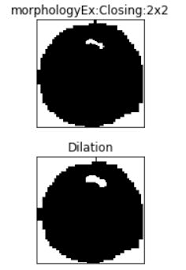
#> input picture C33P1thinF_IMG_20150619_114756a_cell_182.png, 186 x 270 px, found by its file name
$ python 'Ex-8(B).py'
#> lines starting #> are read from the running program, lines starting #| are printed output that depends on the picture; after the words box and inside, x2 and y2 are one past the last pixel; in counts of white or black regions, pixels touching at a corner belong together
import numpy as np
import cv2
from matplotlib import pyplot as plt

img = cv2.imread('C:/Users/Sumanth/Desktop/Deep Learning/C33P1thinF_IMG_20150619_114756a_cell_182.png')
#> img is the input picture: shape (270, 186, 3); min 0, max 255, mean 163.1

b, g, r = cv2.split(img)
rgb_img = cv2.merge([r, g, b])

gray = cv2.cvtColor(img, cv2.COLOR_BGR2GRAY)

ret, thresh = cv2.threshold(gray, 0, 255, cv2.THRESH_BINARY_INV + cv2.THRESH_OTSU)
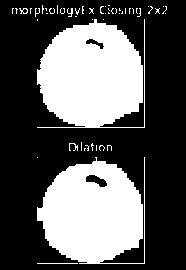
#> thresh: shape (270, 186); 35.4% white; 53 white regions (47 under 20 px), largest, box (x1, y1, x2, y2) and area: (37, 19, 145, 128) 8951, (37, 157, 145, 264) 8354, (37, 263, 78, 264) 41, (69, 143, 78, 151) 31, (19, 8, 28, 14) 27, (67, 8, 73, 17) 26
#> ret = 121

kernel = np.ones((2, 2), np.uint8)
closing = cv2.morphologyEx(thresh, cv2.MORPH_CLOSE, kernel, iterations=2)
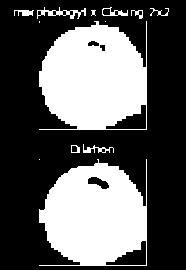
#> closing: shape (270, 186); 36.1% white; 13 white regions (4 under 20 px), largest, box (x1, y1, x2, y2) and area: (39, 21, 147, 130) 9021, (39, 159, 147, 266) 8445, (37, 7, 86, 19) 211

sure_bg = cv2.dilate(closing, kernel, iterations=3)
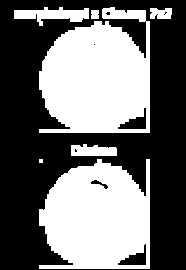
#> sure_bg: shape (270, 186); 43.4% white; 7 white regions (1 under 20 px), largest, box (x1, y1, x2, y2) and area: (39, 7, 150, 133) 10634, (39, 159, 150, 269) 9642, (14, 7, 89, 26) 769, (71, 144, 117, 156) 447, (150, 8, 172, 19) 208, (91, 10, 99, 19) 70

plt.subplot(211), plt.imshow(closing, 'gray')
plt.title("morphologyEx: Closing: 2x2"), plt.xticks([]), plt.yticks([])

plt.subplot(212), plt.imshow(sure_bg, 'gray')
plt.title("Dilation"), plt.xticks([]), plt.yticks([])

cv2.imwrite('dilation.png', sure_bg)

plt.tight_layout()
plt.show()
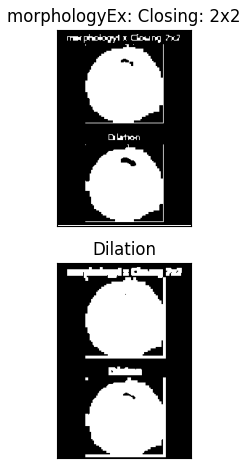
#> figure drawn by matplotlib, 2 panels
